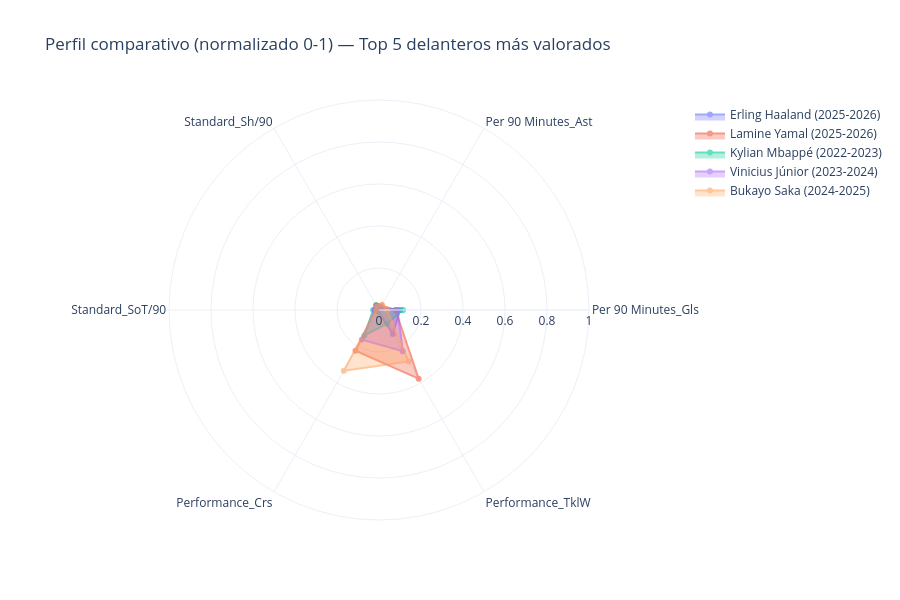

Here is the notebook cell this chart was saved with:
### Code cell
radar_stats = ['Per 90 Minutes_Gls', 'Per 90 Minutes_Ast', 'Standard_Sh/90',
               'Standard_SoT/90', 'Performance_Crs', 'Performance_TklW']
delanteros = df_model[df_model['posicion_tm'].isin(
    ['Centre-Forward', 'Left Winger', 'Right Winger', 'Second Striker'])]
top5 = delanteros.sort_values('valor_eur', ascending=False).drop_duplicates('player_id').head(5)

norm = (delanteros[radar_stats] - delanteros[radar_stats].min()) / (delanteros[radar_stats].max() - delanteros[radar_stats].min())
norm_top5 = norm.loc[top5.index]

fig = go.Figure()
for idx, row in norm_top5.iterrows():
    fig.add_trace(go.Scatterpolar(
        r=row.values.tolist() + [row.values[0]],
        theta=radar_stats + [radar_stats[0]],
        name=f"{top5.loc[idx, 'Player']} ({top5.loc[idx, 'Season']})",
        fill='toself', opacity=.6))
fig.update_layout(title='Perfil comparativo (normalizado 0-1) — Top 5 delanteros más valorados',
                   polar=dict(radialaxis=dict(visible=True, range=[0, 1])), height=600)
fig

### Figure 1 — Plotly figure (JSON) as saved in the notebook; plotly's stock layout.template omitted (floating-point values rounded to 4 significant figures)
{"data": [{"fill": "toself", "name": "Erling Haaland (2025-2026)", "opacity": 0.6, "r": [0.1002, 0.01333, 0.02133, 0.02, 0.008721, 0.1321, 0.1002], "theta": ["Per 90 Minutes_Gls", "Per 90 Minutes_Ast", "Standard_Sh/90", "Standard_SoT/90", "Performance_Crs", "Performance_TklW", "Per 90 Minutes_Gls"], "type": "scatterpolar"}, {"fill": "toself", "name": "Lamine Yamal (2025-2026)", "opacity": 0.6, "r": [0.07824, 0.02444, 0.02589, 0.01633, 0.2238, 0.3774, 0.07824], "theta": ["Per 90 Minutes_Gls", "Per 90 Minutes_Ast", "Standard_Sh/90", "Standard_SoT/90", "Performance_Crs", "Performance_TklW", "Per 90 Minutes_Gls"], "type": "scatterpolar"}, {"fill": "toself", "name": "Kylian Mbappé (2022-2023)", "opacity": 0.6, "r": [0.1137, 0.008889, 0.02661, 0.028, 0.1395, 0.07547, 0.1137], "theta": ["Per 90 Minutes_Gls", "Per 90 Minutes_Ast", "Standard_Sh/90", "Standard_SoT/90", "Performance_Crs", "Performance_TklW", "Per 90 Minutes_Gls"], "type": "scatterpolar"}, {"fill": "toself", "name": "Vinicius Júnior (2023-2024)", "opacity": 0.6, "r": [0.08802, 0.01333, 0.02094, 0.02089, 0.1628, 0.2264, 0.08802], "theta": ["Per 90 Minutes_Gls", "Per 90 Minutes_Ast", "Standard_Sh/90", "Standard_SoT/90", "Performance_Crs", "Performance_TklW", "Per 90 Minutes_Gls"], "type": "scatterpolar"}, {"fill": "toself", "name": "Bukayo Saka (2024-2025)", "opacity": 0.6, "r": [0.0379, 0.02889, 0.01939, 0.01333, 0.3343, 0.283, 0.0379], "theta": ["Per 90 Minutes_Gls", "Per 90 Minutes_Ast", "Standard_Sh/90", "Standard_SoT/90", "Performance_Crs", "Performance_TklW", "Per 90 Minutes_Gls"], "type": "scatterpolar"}], "layout": {"height": 600, "polar": {"radialaxis": {"range": [0, 1], "visible": true}}, "title": {"text": "Perfil comparativo (normalizado 0-1) — Top 5 delanteros más valorados"}}}
